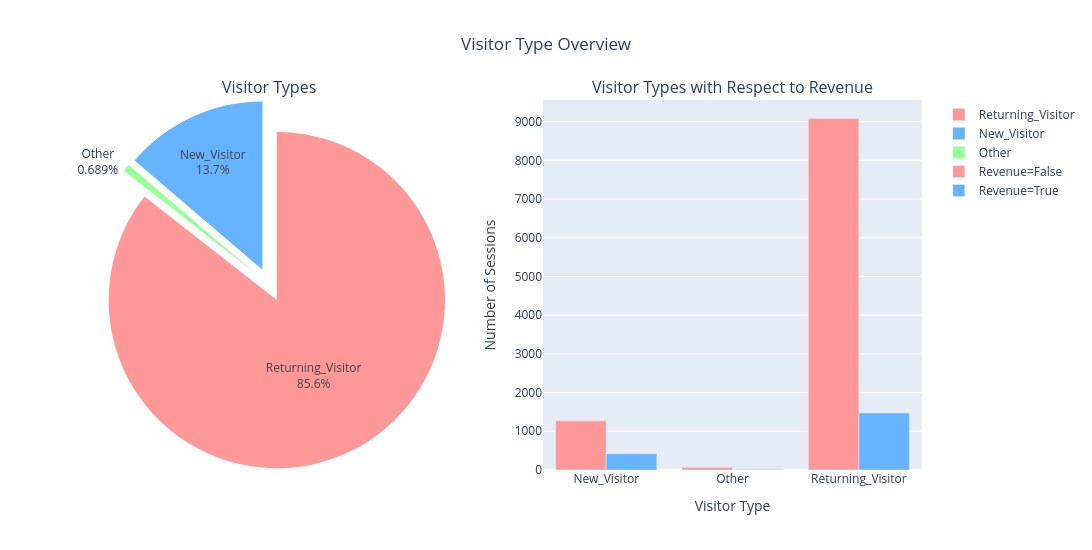

Here is the notebook cell this chart was saved with:
### Code cell
visitor_counts = df['VisitorType'].value_counts().reset_index()
visitor_counts.columns = ['VisitorType', 'Count']

vt_rev = (
    df.groupby(['VisitorType', 'Revenue'])
      .size()
      .reset_index(name='Count')
)

fig = make_subplots(
    rows=1, cols=2,
    specs=[[{"type": "domain"}, {"type": "xy"}]],
    subplot_titles=(
        "Visitor Types",
        "Visitor Types with Respect to Revenue"
    )
)

#LEFT
fig.add_trace(
    go.Pie(
        labels=visitor_counts['VisitorType'],
        values=visitor_counts['Count'],
        textinfo='percent+label',
        pull=[0.1, 0.1, 0.1],
        marker=dict(colors=['#ff9999', '#66b3ff', '#99ff99']),
        name=""
    ),
    row=1, col=1
)

#RIGHT
rev_colors = ['#ff9999', '#66b3ff']

for val, label, color in zip([False, True], ["Revenue=False", "Revenue=True"], rev_colors):
    sub = vt_rev[vt_rev['Revenue'] == val]
    fig.add_trace(
        go.Bar(
            x=sub['VisitorType'],
            y=sub['Count'],
            name=label,
            marker_color=color
        ),
        row=1, col=2
    )

fig.update_layout(
    title_text="Visitor Type Overview",
    title_x=0.5,
    barmode='group',
    height=550,
    width=1100
)

fig.update_xaxes(title_text="Visitor Type", row=1, col=2)
fig.update_yaxes(title_text="Number of Sessions", row=1, col=2)

fig.show()

### Figure 1 — Plotly figure (JSON) as saved in the notebook; plotly's stock layout.template omitted (floating-point values rounded to 4 significant figures)
{"data": [{"domain": {"x": [0, 0.45], "y": [0, 1]}, "labels": ["Returning_Visitor", "New_Visitor", "Other"], "marker": {"colors": ["#ff9999", "#66b3ff", "#99ff99"]}, "name": "", "pull": [0.1, 0.1, 0.1], "textinfo": "percent+label", "type": "pie", "values": [10551, 1694, 85]}, {"marker": {"color": "#ff9999"}, "name": "Revenue=False", "type": "bar", "x": ["New_Visitor", "Other", "Returning_Visitor"], "xaxis": "x", "y": [1272, 69, 9081], "yaxis": "y"}, {"marker": {"color": "#66b3ff"}, "name": "Revenue=True", "type": "bar", "x": ["New_Visitor", "Other", "Returning_Visitor"], "xaxis": "x", "y": [422, 16, 1470], "yaxis": "y"}], "layout": {"annotations": [{"font": {"size": 16}, "showarrow": false, "text": "Visitor Types", "x": 0.225, "xanchor": "center", "xref": "paper", "y": 1, "yanchor": "bottom", "yref": "paper"}, {"font": {"size": 16}, "showarrow": false, "text": "Visitor Types with Respect to Revenue", "x": 0.775, "xanchor": "center", "xref": "paper", "y": 1, "yanchor": "bottom", "yref": "paper"}], "barmode": "group", "height": 550, "title": {"text": "Visitor Type Overview", "x": 0.5}, "width": 1100, "xaxis": {"anchor": "y", "domain": [0.55, 1], "title": {"text": "Visitor Type"}}, "yaxis": {"anchor": "x", "domain": [0, 1], "title": {"text": "Number of Sessions"}}}}
